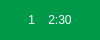
<?xml version="1.0" encoding="UTF-8"?>
<ui version="4.0">
 <class>selectReceipt_Widget</class>
 <widget class="QWidget" name="selectReceipt_Widget">
  <property name="geometry">
   <rect>
    <x>0</x>
    <y>0</y>
    <width>100</width>
    <height>40</height>
   </rect>
  </property>
  <property name="sizePolicy">
   <sizepolicy hsizetype="Expanding" vsizetype="Expanding">
    <horstretch>0</horstretch>
    <verstretch>0</verstretch>
   </sizepolicy>
  </property>
  <property name="minimumSize">
   <size>
    <width>0</width>
    <height>40</height>
   </size>
  </property>
  <property name="maximumSize">
   <size>
    <width>100</width>
    <height>40</height>
   </size>
  </property>
  <property name="windowTitle">
   <string>Form</string>
  </property>
  <layout class="QGridLayout" name="gridLayout">
   <property name="leftMargin">
    <number>0</number>
   </property>
   <property name="topMargin">
    <number>0</number>
   </property>
   <property name="rightMargin">
    <number>0</number>
   </property>
   <property name="bottomMargin">
    <number>0</number>
   </property>
   <property name="spacing">
    <number>0</number>
   </property>
   <item row="0" column="0">
    <widget class="QPushButton" name="receipt_button">
     <property name="sizePolicy">
      <sizepolicy hsizetype="Expanding" vsizetype="Expanding">
       <horstretch>0</horstretch>
       <verstretch>0</verstretch>
      </sizepolicy>
     </property>
     <property name="minimumSize">
      <size>
       <width>0</width>
       <height>40</height>
      </size>
     </property>
     <property name="maximumSize">
      <size>
       <width>100</width>
       <height>40</height>
      </size>
     </property>
     <property name="styleSheet">
      <string notr="true">  border: 2px solid  rgb(0, 153, 73);

  color: white;
  background-color: rgb(0, 153, 73);
  padding-left: 20px;
  padding-right: 20px;</string>
     </property>
     <property name="text">
      <string>1    2:30</string>
     </property>
    </widget>
   </item>
  </layout>
 </widget>
 <resources/>
 <connections/>
</ui>
